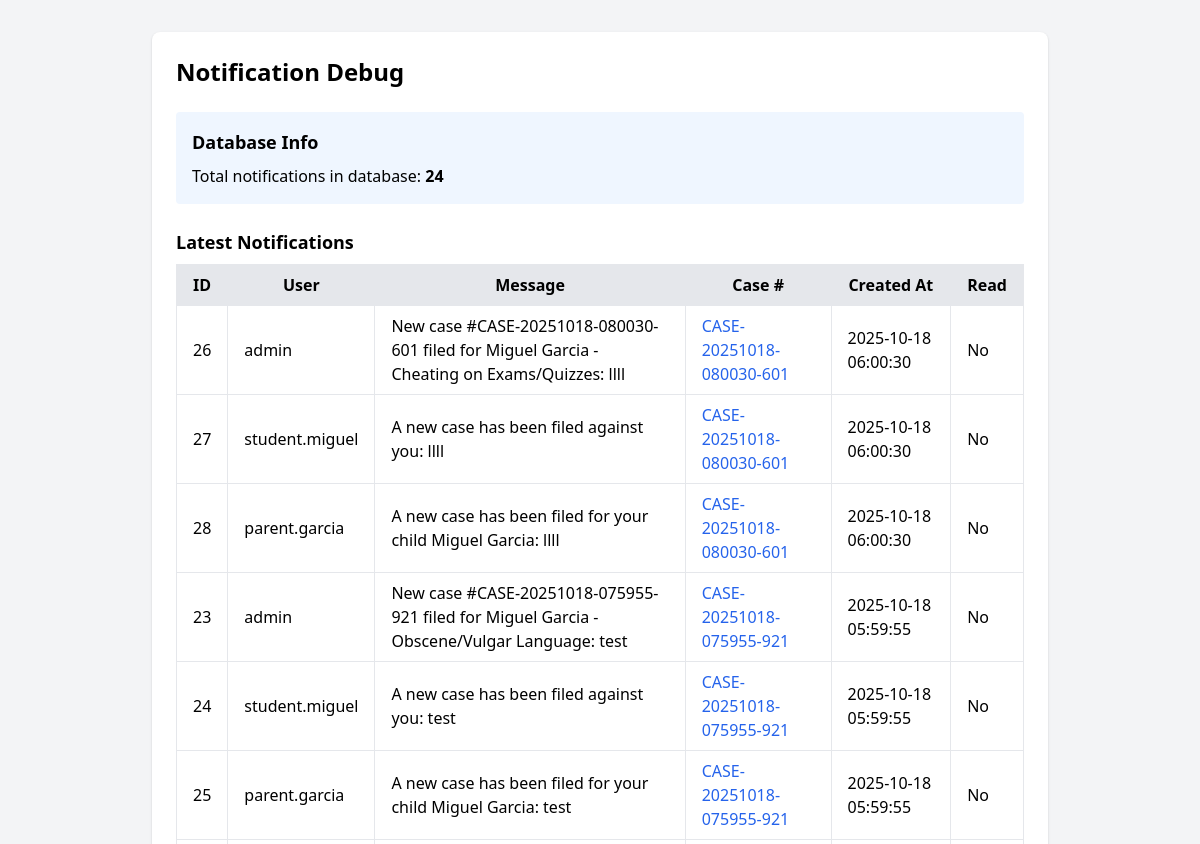
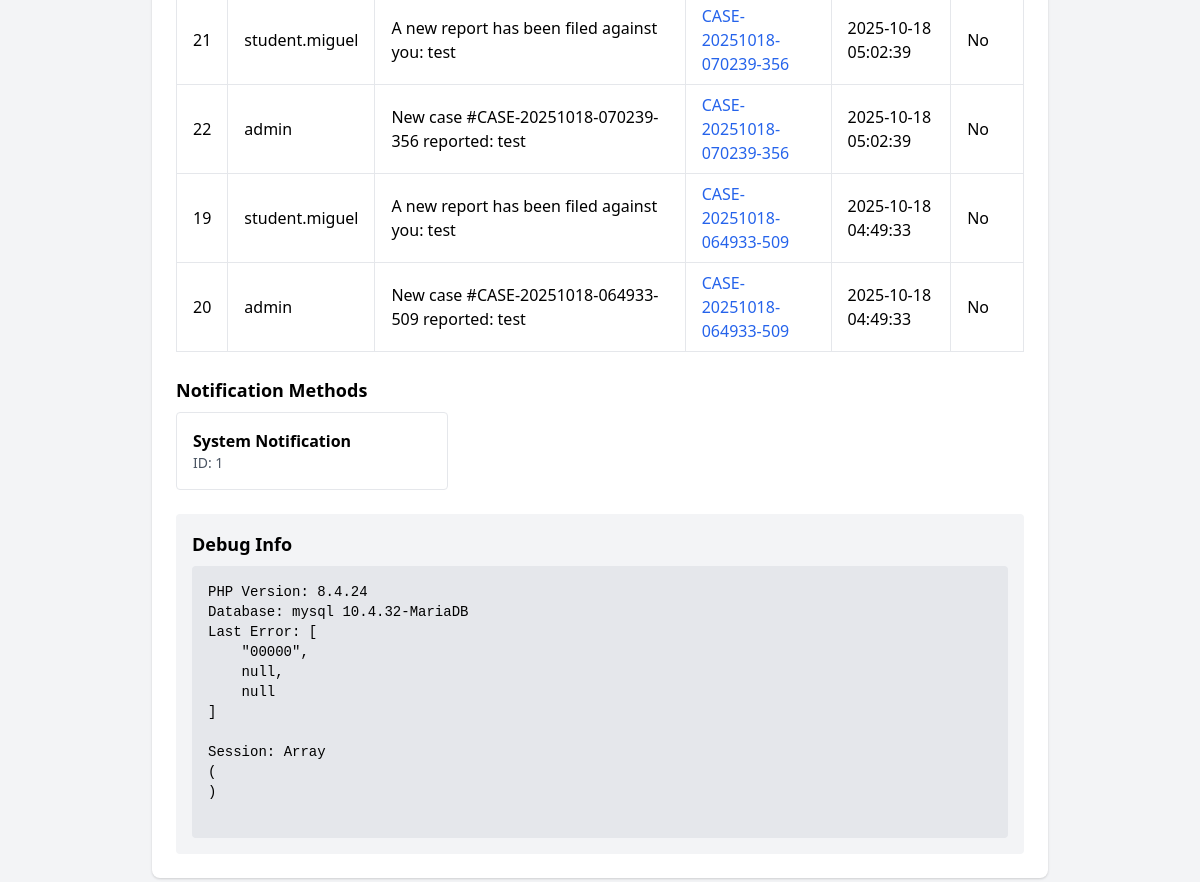
The page /check_notifications.php on the database as committed earlier (2 pictures, top to bottom).
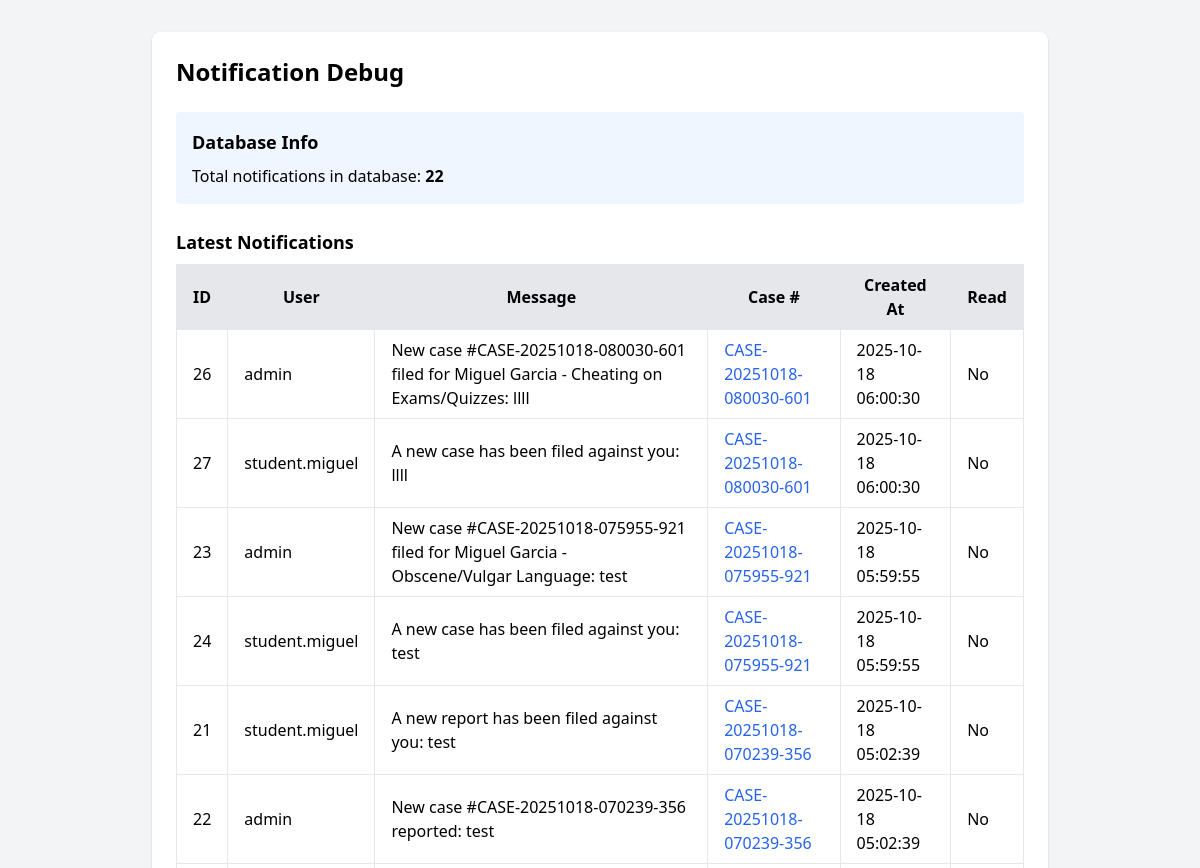
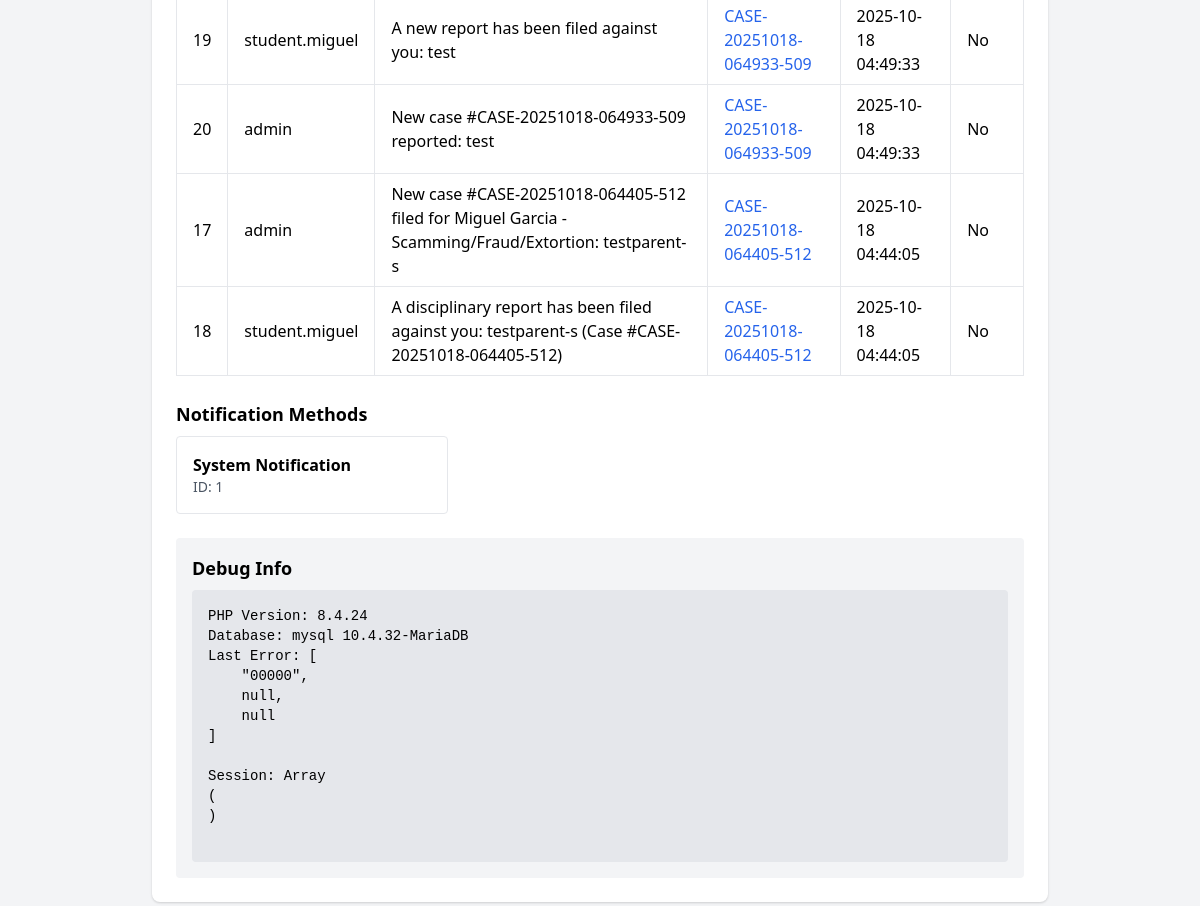
The same page on the database as committed later (2 pictures, top to bottom).
### tables this page shows
CREATE TABLE `notifications` (
  `id` bigint(20) UNSIGNED NOT NULL,
  `user_id` bigint(20) UNSIGNED NOT NULL,
  `case_id` bigint(20) UNSIGNED DEFAULT NULL,
  `message` varchar(255) NOT NULL,
  `method_id` tinyint(3) UNSIGNED NOT NULL DEFAULT 1,
  `is_read` tinyint(1) DEFAULT 0,
  `created_at` timestamp NOT NULL DEFAULT current_timestamp()
);

CREATE TABLE `users` (
  `id` bigint(20) UNSIGNED NOT NULL,
  `username` varchar(100) NOT NULL,
  `password_hash` varchar(255) NOT NULL,
  `email` varchar(150) DEFAULT NULL,
  `contact_number` varchar(30) DEFAULT NULL,
  `role_id` tinyint(3) UNSIGNED NOT NULL,
  `is_active` tinyint(1) NOT NULL DEFAULT 1,
  `last_login` datetime DEFAULT NULL,
  `created_at` timestamp NOT NULL DEFAULT current_timestamp(),
  `updated_at` timestamp NULL DEFAULT NULL ON UPDATE current_timestamp()
);

CREATE TABLE `cases` (
  `id` bigint(20) UNSIGNED NOT NULL,
  `case_number` varchar(50) NOT NULL,
  `student_id` bigint(20) UNSIGNED NOT NULL,
  `reported_by_marshal_id` bigint(20) UNSIGNED NOT NULL,
  `violation_type_id` int(10) UNSIGNED NOT NULL,
  `title` varchar(255) NOT NULL,
  `description` text DEFAULT NULL,
  `location` varchar(255) DEFAULT NULL,
  `incident_date` datetime NOT NULL,
  `status_id` tinyint(3) UNSIGNED NOT NULL DEFAULT 1,
  `resolution` text DEFAULT NULL,
  `resolution_date` datetime DEFAULT NULL,
  `is_confidential` tinyint(1) DEFAULT 0,
  `created_at` timestamp NOT NULL DEFAULT current_timestamp(),
  `updated_at` timestamp NULL DEFAULT NULL ON UPDATE current_timestamp()
);

CREATE TABLE `notification_method` (
  `id` tinyint(3) UNSIGNED NOT NULL,
  `name` varchar(50) NOT NULL
);

### check_notifications.php (the view, shortened to what this page needs)
<?php
require_once __DIR__ . '/database/database.php';
$stmt = $pdo->query('SELECT COUNT(*) as total FROM notifications');
$total = $stmt->fetch(PDO::FETCH_ASSOC)['total'];
$stmt = $pdo->query('SELECT n.*, u.username, c.case_number, c.title as case_title
                    FROM notifications n
                    LEFT JOIN users u ON n.user_id = u.id
                    LEFT JOIN cases c ON n.case_id = c.id
                    ORDER BY n.created_at DESC LIMIT 10');
$notifications = $stmt->fetchAll(PDO::FETCH_ASSOC);
$stmt = $pdo->query('SELECT * FROM notification_method');
$methods = $stmt->fetchAll(PDO::FETCH_ASSOC);
?>
<!DOCTYPE html>
<html>
<head>
    <link href="https://cdn.jsdelivr.net/npm/tailwindcss@2.2.19/dist/tailwind.min.css" rel="stylesheet">
</head>
<body class="bg-gray-100 p-8">
    <div class="max-w-4xl mx-auto bg-white p-6 rounded-lg shadow">
        <h1 class="text-2xl font-bold mb-6">Notification Debug</h1>
        <div class="mb-6 p-4 bg-blue-50 rounded">
            <h2 class="text-lg font-semibold mb-2">Database Info</h2>
            <p>Total notifications in database: <span class="font-bold"><?php echo $total; ?></span></p>
        </div>
        <div class="mb-6">
            <h2 class="text-lg font-semibold mb-2">Latest Notifications</h2>
            <div class="overflow-x-auto">
                <table class="min-w-full bg-white">
                    <thead class="bg-gray-200">
                        <tr>
                            <th class="py-2 px-4 border">ID</th>
                            <th class="py-2 px-4 border">User</th>
                            <th class="py-2 px-4 border">Message</th>
                            <th class="py-2 px-4 border">Case #</th>
                            <th class="py-2 px-4 border">Created At</th>
                            <th class="py-2 px-4 border">Read</th>
                        </tr>
                    </thead>
                    <tbody>
                        <?php foreach ($notifications as $notif): ?>
                        <tr>
                            <td class="py-2 px-4 border"><?php echo htmlspecialchars($notif['id']); ?></td>
                            <td class="py-2 px-4 border">
                                <?php
                                echo $notif['username'] ?
                                    htmlspecialchars($notif['username']) :
                                    'User #' . $notif['user_id'];
                                ?>
                            </td>
                            <td class="py-2 px-4 border"><?php echo htmlspecialchars($notif['message']); ?></td>
                            <td class="py-2 px-4 border">
                                <?php if ($notif['case_number']): ?>
                                    <a href="manage-cases.php?view=<?php echo $notif['case_id']; ?>"
                                       class="text-blue-600 hover:underline">
                                        <?php echo htmlspecialchars($notif['case_number']); ?>
                                    </a>
                                <?php else: ?>
                                    -
                                <?php endif; ?>
                            </td>
                            <td class="py-2 px-4 border"><?php echo htmlspecialchars($notif['created_at']); ?></td>
                            <td class="py-2 px-4 border"><?php echo $notif['is_read'] ? 'Yes' : 'No'; ?></td>
                        </tr>
                        <?php endforeach; ?>
                    </tbody>
                </table>
            </div>
        </div>
        <div class="mb-6">
            <h2 class="text-lg font-semibold mb-2">Notification Methods</h2>
            <div class="grid grid-cols-1 md:grid-cols-3 gap-4">
                <?php foreach ($methods as $method): ?>
                <div class="p-4 border rounded">
                    <h3 class="font-semibold"><?php echo htmlspecialchars($method['name']); ?></h3>
                    <p class="text-sm text-gray-600">ID: <?php echo $method['id']; ?></p>
                </div>
                <?php endforeach; ?>
            </div>
        </div>
        <div class="p-4 bg-gray-100 rounded">
            <h2 class="text-lg font-semibold mb-2">Debug Info</h2>
            <pre class="bg-gray-200 p-4 rounded overflow-auto text-sm"><?php
                echo "PHP Version: " . PHP_VERSION . "\n";
                echo "Database: " . $pdo->getAttribute(PDO::ATTR_DRIVER_NAME) . " " .
                     $pdo->getAttribute(PDO::ATTR_SERVER_VERSION) . "\n";
                echo "Last Error: " . json_encode($pdo->errorInfo(), JSON_PRETTY_PRINT) . "\n\n";
                echo "Session: " . print_r($_SESSION, true) . "\n";
            ?></pre>
        </div>
    </div>
</body>
</html>

Rows that differ between the two databases and show on the page:
removed notifications: id "28", user.username "parent.garcia", message "A new case has been filed for your child Miguel Garcia: llll", case.case_number "CASE-20251018-080030-601", created_at "2025-10-18 06:00:30", is_read "No"
removed notifications: id "25", user.username "parent.garcia", message "A new case has been filed for your child Miguel Garcia: test", case.case_number "CASE-20251018-075955-921", created_at "2025-10-18 05:59:55", is_read "No"
now on this page (row unchanged): notifications: id "17", user.username "admin", message "New case #CASE-20251018-064405-512 filed for Miguel Garcia - Scamming/Fraud/Extortion: testparent-s", case.case_number "CASE-20251018-064405-512", created_at "2025-10-18 04:44:05", is_read "No"
now on this page (row unchanged): notifications: id "18", user.username "student.miguel", message "A disciplinary report has been filed against you: testparent-s (Case #CASE-20251018-064405-512)", case.case_number "CASE-20251018-064405-512", created_at "2025-10-18 04:44:05", is_read "No"
Other text that changed with them:
$total: "24" → "22"
